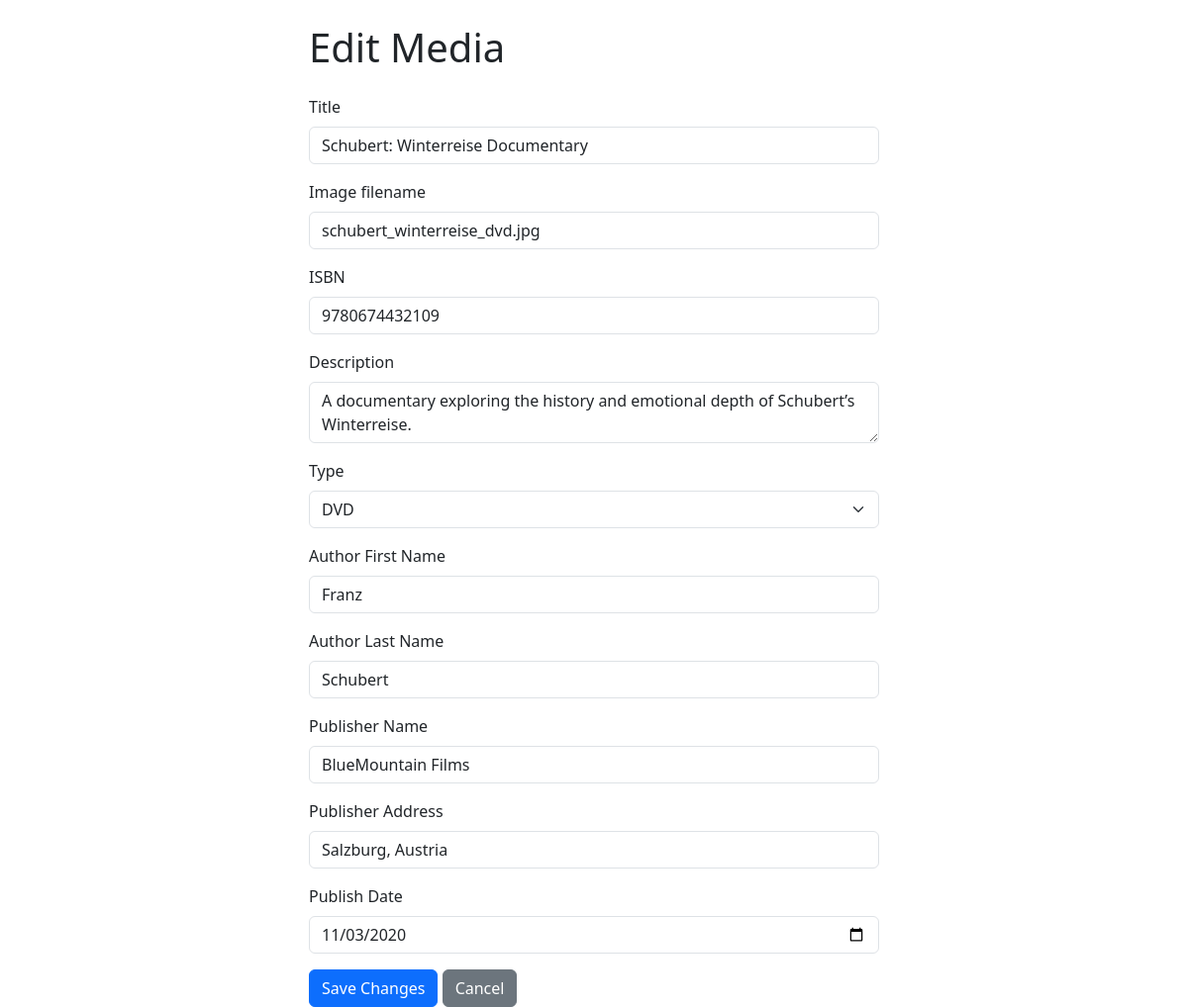
The page /edit.php?id=13 on the database its author committed.
### tables this page shows
CREATE TABLE `biglibrary_safe` (
  `id` int(11) NOT NULL,
  `image` varchar(255) NOT NULL,
  `title` varchar(255) NOT NULL,
  `author_first_name` varchar(255) NOT NULL,
  `author_last_name` varchar(255) NOT NULL,
  `isbn` varchar(20) NOT NULL,
  `type` varchar(100) NOT NULL,
  `publisher_name` varchar(255) NOT NULL,
  `publisher_address` varchar(255) NOT NULL,
  `publish_date` date NOT NULL,
  `short_description` text NOT NULL
);

### edit.php (the view, shortened to what this page needs)
<?php
require_once "db_connect.php";
if (isset($_GET['id'])) {
    $id = $_GET['id'];
    $sql = "SELECT * FROM biglibrary_safe WHERE id = $id";
    $result = mysqli_query($conn, $sql);
    if (mysqli_num_rows($result) == 1) {
        $row = mysqli_fetch_assoc($result);
    } else {
        echo "Media not found.";
        exit;
    }
} else {
    echo "No ID provided.";
    exit;
}
?>
<!DOCTYPE html>
<html lang="en">
<head>
    <link href="https://cdn.jsdelivr.net/npm/bootstrap@5.3.0/dist/css/bootstrap.min.css" rel="stylesheet">
</head>
<body>
<div class="container mt-4" style="max-width: 600px;">
    <h1 class="mb-4">Edit Media</h1>
    <form method="POST" action="update.php">
        <div class="mb-3">
            <label class="form-label">Title</label>
            <input type="text" name="title" class="form-control" value="<?php echo $row['title']; ?>" required>
        </div>
    <div class="mb-3">
            <label class="form-label">Image filename</label>
            <input type="text" name="image" class="form-control" value="<?php echo $row['image']; ?>" required>
    </div>
        <div class="mb-3">
            <label class="form-label">ISBN</label>
            <input type="text" name="isbn" class="form-control" value="<?php echo $row['isbn']; ?>" required>
        </div>
        <div class="mb-3">
            <label class="form-label">Description</label>
            <textarea name="short_description" class="form-control" required><?php echo $row['short_description']; ?></textarea>
        </div>
        <div class="mb-3">
            <label class="form-label">Type</label>
            <select name="type" class="form-select">
                <option <?php if ($row['type'] == "DVD") echo "selected"; ?>>DVD</option>
            </select>
        </div>
        <div class="mb-3">
            <label class="form-label">Author First Name</label>
            <input type="text" name="author_first_name" class="form-control" value="<?php echo $row['author_first_name']; ?>" required>
        </div>
        <div class="mb-3">
            <label class="form-label">Author Last Name</label>
            <input type="text" name="author_last_name" class="form-control" value="<?php echo $row['author_last_name']; ?>" required>
        </div>
        <div class="mb-3">
            <label class="form-label">Publisher Name</label>
            <input type="text" name="publisher_name" class="form-control" value="<?php echo $row['publisher_name']; ?>" required>
        </div>
        <div class="mb-3">
            <label class="form-label">Publisher Address</label>
            <input type="text" name="publisher_address" class="form-control" value="<?php echo $row['publisher_address']; ?>" required>
        </div>
        <div class="mb-3">
            <label class="form-label">Publish Date</label>
            <input type="date" name="publish_date" class="form-control" value="<?php echo $row['publish_date']; ?>" required>
        </div>
        <button type="submit" class="btn btn-primary">Save Changes</button>
        <a href="details.php?id=<?php echo $row['id']; ?>" class="btn btn-secondary">Cancel</a>
    </form>
</div>
</body>
</html>

### rows shown on the page
biglibrary_safe: title "Schubert: Winterreise Documentary", image "schubert_winterreise_dvd.jpg", isbn "9780674432109", short_description "A documentary exploring the history and emotional depth of Schubert’s Winterreise.", type "DVD", author_first_name "Franz", author_last_name "Schubert", publisher_name "BlueMountain Films", publisher_address "Salzburg, Austria", publish_date "11/03/2020"
